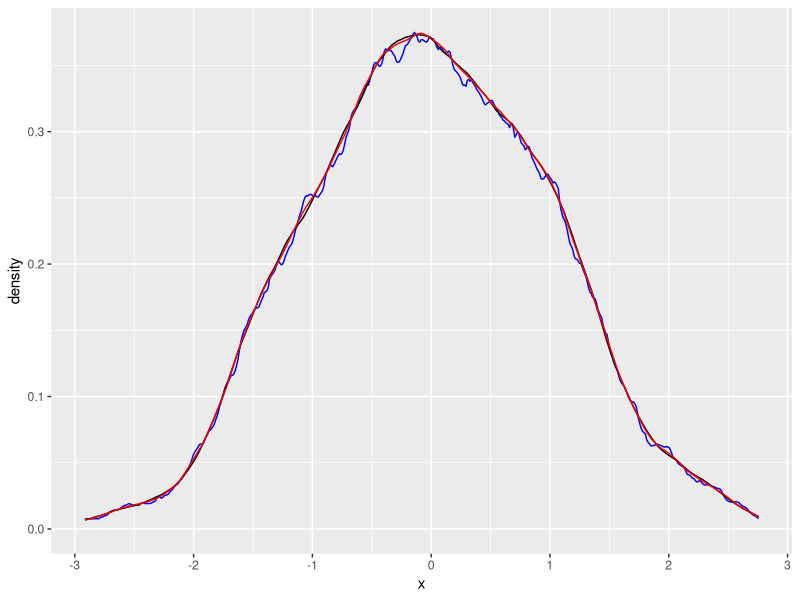

Source code (R): (Note: this script raises an error after producing the figure.)
rm(list = ls())
library(dplyr)
library(ggplot2)
x <- rnorm(1000)
df <- data.frame(x)
ggplot(data = df, aes(x = x)) + geom_density(kernel = "rectangular", color = "blue") + 
  geom_density(kernel = "triangular") +
  geom_density(kernel = "epanechnikov", color = "red")

density(x, kernel = "epanechnikov") %>% predict(qnorm(0.95))


kern_est <- function(sample, kernel, new_point)
{
  model <- density(sample, kernel = "epanechnikov")
  est <- approx(model$x, model$y, xout = new_point)
  return(est$y)
  
}
  
  
rel_eff <- function(n, parent, invparent, density, k, quantile)
{
  kern_est = 0
  sam_quant = 0 
  for(i in (1:1000))
  {
    sample <- parent(n)
    
    kern_est[i] <- kern_est(sample, kernel, invparent(quantile))
  }
  return(sum(abs(kern_est - density(invparent(quantile))) < 0.01) / 1000)
}

rel_eff(100000, rnorm, qnorm, dnorm, "epanechnikov", 0.5)


n <- seq(100, 50000, 500)
rel_freq <- 0

for(i in (1:length(n)))
{
  rel_freq[i] <- rel_eff(n[i], rnorm, qnorm, dnorm, "epanechnikov", 0.8)
}
n1 <- n[1:length(rel_freq)]
df <- data.frame(n1, rel_freq)
ggplot(data = df, mapping = aes(x = n1, y = rel_freq)) + geom_point()
df
